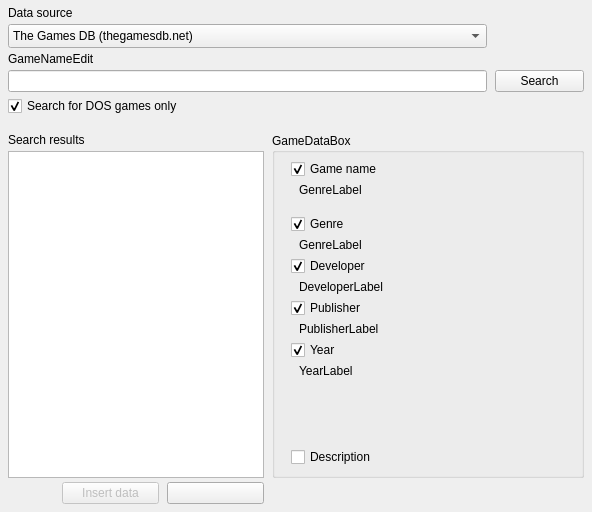
<?xml version="1.0" encoding="UTF-8"?>
<ui version="4.0">
  <class>DataReaderForm</class>
  <widget class="QDialog" name="DataReaderForm">
    <property name="geometry"><rect><x>0</x><y>0</y><width>592</width><height>494</height></rect></property>
    <property name="windowTitle"><string>DataReaderForm</string></property>
    <property name="vclPosition" stdset="0"><string notr="true">poOwnerFormCenter</string></property>
    <property name="vclBorderIcons" stdset="0"><string notr="true">biSystemMenu,biMaximize</string></property>
    <property name="vclKeyPreview" stdset="0"><bool>true</bool></property>
    <property name="vclMinWidth" stdset="0"><number>600</number></property>
    <property name="vclMinHeight" stdset="0"><number>532</number></property>
    <property name="vclDesignWidth" stdset="0"><number>592</number></property>
    <property name="vclDesignHeight" stdset="0"><number>494</number></property>
    <layout class="QVBoxLayout" name="DataReaderForm_Layout" stretch="0,0,1">
      <property name="leftMargin"><number>8</number></property>
      <property name="topMargin"><number>6</number></property>
      <property name="rightMargin"><number>8</number></property>
      <property name="bottomMargin"><number>8</number></property>
      <property name="spacing"><number>0</number></property>
      <item>
        <layout class="QGridLayout" name="DataReaderForm_Section1" columnstretch="0,1,0">
          <property name="leftMargin"><number>0</number></property>
          <property name="topMargin"><number>0</number></property>
          <property name="rightMargin"><number>0</number></property>
          <property name="bottomMargin"><number>0</number></property>
          <property name="horizontalSpacing"><number>8</number></property>
          <property name="verticalSpacing"><number>4</number></property>
          <item row="0" column="0" colspan="2">
            <widget class="QLabel" name="SourceLabel">
              <property name="text"><string>Data source</string></property>
              <property name="textFormat"><enum>Qt::PlainText</enum></property>
              <property name="alignment"><set>Qt::AlignLeft|Qt::AlignTop</set></property>
              <property name="vclFocusControl" stdset="0"><string notr="true">SourceComboBox</string></property>
            </widget>
          </item>
          <item row="1" column="0" colspan="2">
            <widget class="QComboBox" name="SourceComboBox">
              <property name="editable"><bool>false</bool></property>
              <property name="maxVisibleItems"><number>8</number></property>
              <item>
                <property name="text"><string>The Games DB (thegamesdb.net)</string></property>
              </item>
              <item>
                <property name="text"><string>Moby Games (www.mobygames.com)</string></property>
              </item>
              <property name="currentIndex"><number>0</number></property>
              <property name="sizeAdjustPolicy"><enum>QComboBox::AdjustToMinimumContentsLengthWithIcon</enum></property>
              <property name="minimumContentsLength"><number>10</number></property>
            </widget>
          </item>
          <item row="2" column="0" colspan="2">
            <widget class="QLabel" name="GameNameEdit_EditLabel">
              <property name="text"><string>GameNameEdit</string></property>
              <property name="textFormat"><enum>Qt::PlainText</enum></property>
              <property name="vclFocusControl" stdset="0"><string notr="true">GameNameEdit</string></property>
              <property name="vclLabeledEditOf" stdset="0"><string notr="true">GameNameEdit</string></property>
            </widget>
          </item>
          <item row="3" column="0" colspan="2">
            <widget class="QLineEdit" name="GameNameEdit">
      </widget>
          </item>
          <item row="3" column="2" alignment="Qt::AlignRight">
            <widget class="QPushButton" name="SearchButton">
              <property name="text"><string>Search</string></property>
              <property name="icon"><iconset resource="../../resources/dfend.qrc"><normaloff>:/glyphs/0604c54cc06c5a09.png</normaloff></iconset></property>
              <property name="autoDefault"><bool>false</bool></property>
              <property name="vclOnClick" stdset="0"><string notr="true">SearchButtonClick</string></property>
              <property name="minimumSize"><size><width>89</width><height>0</height></size></property>
            </widget>
          </item>
          <item row="4" column="0" colspan="2">
            <widget class="QCheckBox" name="SearchTypeCheckBox">
              <property name="text"><string>Search for DOS games only</string></property>
              <property name="checked"><bool>true</bool></property>
            </widget>
          </item>
          <item row="0" column="1">
            <spacer name="DataReaderForm_Section1_HFill">
              <property name="orientation"><enum>Qt::Horizontal</enum></property>
              <property name="sizeHint" stdset="0"><size><width>0</width><height>0</height></size></property>
            </spacer>
          </item>
        </layout>
      </item>
      <item>
        <spacer name="DataReaderForm_Gap1">
          <property name="orientation"><enum>Qt::Vertical</enum></property>
          <property name="sizeType"><enum>QSizePolicy::Fixed</enum></property>
          <property name="sizeHint" stdset="0"><size><width>0</width><height>17</height></size></property>
        </spacer>
      </item>
      <item>
        <layout class="QGridLayout" name="DataReaderForm_Section2" columnstretch="0,0,0,0,1" rowstretch="0,1,0">
          <property name="leftMargin"><number>0</number></property>
          <property name="topMargin"><number>0</number></property>
          <property name="rightMargin"><number>0</number></property>
          <property name="bottomMargin"><number>0</number></property>
          <property name="horizontalSpacing"><number>8</number></property>
          <property name="verticalSpacing"><number>4</number></property>
          <item row="0" column="0" colspan="2">
            <widget class="QLabel" name="SearchResultsLabel">
              <property name="text"><string>Search results</string></property>
              <property name="textFormat"><enum>Qt::PlainText</enum></property>
              <property name="alignment"><set>Qt::AlignLeft|Qt::AlignTop</set></property>
            </widget>
          </item>
          <item row="0" column="3" rowspan="2" colspan="2">
            <widget class="QGroupBox" name="GameDataBox">
              <property name="title"><string>GameDataBox</string></property>
              <property name="minimumSize"><size><width>0</width><height>0</height></size></property>
              <layout class="QVBoxLayout" name="GameDataBox_Layout" stretch="0,0,0,0,0,1">
                <property name="leftMargin"><number>16</number></property>
                <property name="topMargin"><number>6</number></property>
                <property name="rightMargin"><number>12</number></property>
                <property name="bottomMargin"><number>8</number></property>
                <property name="spacing"><number>0</number></property>
                <item>
                  <layout class="QGridLayout" name="GameDataBox_Section1" columnstretch="0,0,1">
                    <property name="leftMargin"><number>0</number></property>
                    <property name="topMargin"><number>0</number></property>
                    <property name="rightMargin"><number>0</number></property>
                    <property name="bottomMargin"><number>0</number></property>
                    <property name="horizontalSpacing"><number>8</number></property>
                    <property name="verticalSpacing"><number>4</number></property>
                    <item row="0" column="0" colspan="3">
                      <widget class="QCheckBox" name="NameCheckBox">
                        <property name="text"><string>Game name</string></property>
                        <property name="checked"><bool>true</bool></property>
                      </widget>
                    </item>
                    <item row="1" column="1" colspan="2">
                      <widget class="QLabel" name="NameLabel">
                        <property name="text"><string>GenreLabel</string></property>
                        <property name="textFormat"><enum>Qt::PlainText</enum></property>
                        <property name="alignment"><set>Qt::AlignLeft|Qt::AlignTop</set></property>
                      </widget>
                    </item>
                    <item row="0" column="2">
                      <spacer name="GameDataBox_Section1_HFill">
                        <property name="orientation"><enum>Qt::Horizontal</enum></property>
                        <property name="sizeHint" stdset="0"><size><width>0</width><height>0</height></size></property>
                      </spacer>
                    </item>
                  </layout>
                </item>
                <item>
                  <spacer name="GameDataBox_Gap1">
                    <property name="orientation"><enum>Qt::Vertical</enum></property>
                    <property name="sizeType"><enum>QSizePolicy::Fixed</enum></property>
                    <property name="sizeHint" stdset="0"><size><width>0</width><height>17</height></size></property>
                  </spacer>
                </item>
                <item>
                  <layout class="QGridLayout" name="GameDataBox_Section2" columnstretch="0,0,1">
                    <property name="leftMargin"><number>0</number></property>
                    <property name="topMargin"><number>0</number></property>
                    <property name="rightMargin"><number>0</number></property>
                    <property name="bottomMargin"><number>0</number></property>
                    <property name="horizontalSpacing"><number>8</number></property>
                    <property name="verticalSpacing"><number>4</number></property>
                    <item row="0" column="0" colspan="3">
                      <widget class="QCheckBox" name="GenreCheckBox">
                        <property name="text"><string>Genre</string></property>
                        <property name="checked"><bool>true</bool></property>
                      </widget>
                    </item>
                    <item row="1" column="1" colspan="2">
                      <widget class="QLabel" name="GenreLabel">
                        <property name="text"><string>GenreLabel</string></property>
                        <property name="textFormat"><enum>Qt::PlainText</enum></property>
                        <property name="alignment"><set>Qt::AlignLeft|Qt::AlignTop</set></property>
                      </widget>
                    </item>
                    <item row="2" column="0" colspan="3">
                      <widget class="QCheckBox" name="DeveloperCheckBox">
                        <property name="text"><string>Developer</string></property>
                        <property name="checked"><bool>true</bool></property>
                      </widget>
                    </item>
                    <item row="3" column="1" colspan="2">
                      <widget class="QLabel" name="DeveloperLabel">
                        <property name="text"><string>DeveloperLabel</string></property>
                        <property name="textFormat"><enum>Qt::PlainText</enum></property>
                        <property name="alignment"><set>Qt::AlignLeft|Qt::AlignTop</set></property>
                      </widget>
                    </item>
                    <item row="4" column="0" colspan="3">
                      <widget class="QCheckBox" name="PublisherCheckBox">
                        <property name="text"><string>Publisher</string></property>
                        <property name="checked"><bool>true</bool></property>
                      </widget>
                    </item>
                    <item row="5" column="1" colspan="2">
                      <widget class="QLabel" name="PublisherLabel">
                        <property name="text"><string>PublisherLabel</string></property>
                        <property name="textFormat"><enum>Qt::PlainText</enum></property>
                        <property name="alignment"><set>Qt::AlignLeft|Qt::AlignTop</set></property>
                      </widget>
                    </item>
                    <item row="6" column="0" colspan="3">
                      <widget class="QCheckBox" name="YearCheckBox">
                        <property name="text"><string>Year</string></property>
                        <property name="checked"><bool>true</bool></property>
                      </widget>
                    </item>
                    <item row="7" column="1" colspan="2">
                      <widget class="QLabel" name="YearLabel">
                        <property name="text"><string>YearLabel</string></property>
                        <property name="textFormat"><enum>Qt::PlainText</enum></property>
                        <property name="alignment"><set>Qt::AlignLeft|Qt::AlignTop</set></property>
                      </widget>
                    </item>
                    <item row="0" column="2">
                      <spacer name="GameDataBox_Section2_HFill">
                        <property name="orientation"><enum>Qt::Horizontal</enum></property>
                        <property name="sizeHint" stdset="0"><size><width>0</width><height>0</height></size></property>
                      </spacer>
                    </item>
                  </layout>
                </item>
                <item>
                  <spacer name="GameDataBox_Gap2">
                    <property name="orientation"><enum>Qt::Vertical</enum></property>
                    <property name="sizeType"><enum>QSizePolicy::Fixed</enum></property>
                    <property name="sizeHint" stdset="0"><size><width>0</width><height>69</height></size></property>
                  </spacer>
                </item>
                <item>
                  <layout class="QGridLayout" name="GameDataBox_Section3" columnstretch="0,1">
                    <property name="leftMargin"><number>0</number></property>
                    <property name="topMargin"><number>0</number></property>
                    <property name="rightMargin"><number>0</number></property>
                    <property name="bottomMargin"><number>0</number></property>
                    <property name="horizontalSpacing"><number>8</number></property>
                    <property name="verticalSpacing"><number>4</number></property>
                    <item row="0" column="0" colspan="2">
                      <widget class="QCheckBox" name="DescriptionCheckBox">
                        <property name="text"><string>Description</string></property>
                      </widget>
                    </item>
                    <item row="0" column="1">
                      <spacer name="GameDataBox_Section3_HFill">
                        <property name="orientation"><enum>Qt::Horizontal</enum></property>
                        <property name="sizeHint" stdset="0"><size><width>0</width><height>0</height></size></property>
                      </spacer>
                    </item>
                  </layout>
                </item>
                <item>
                  <spacer name="GameDataBox_VFill">
                    <property name="orientation"><enum>Qt::Vertical</enum></property>
                    <property name="sizeHint" stdset="0"><size><width>0</width><height>0</height></size></property>
                  </spacer>
                </item>
              </layout>
            </widget>
          </item>
          <item row="1" column="0" colspan="3" alignment="Qt::AlignLeft">
            <widget class="QListWidget" name="ListBox">
              <property name="minimumSize"><size><width>201</width><height>0</height></size></property>
            </widget>
          </item>
          <item row="2" column="1" alignment="Qt::AlignLeft">
            <widget class="QPushButton" name="InsertButton">
              <property name="enabled"><bool>false</bool></property>
              <property name="text"><string>Insert data</string></property>
              <property name="icon"><iconset resource="../../resources/dfend.qrc"><normaloff>:/glyphs/e14ef6f791580315.png</normaloff></iconset></property>
              <property name="autoDefault"><bool>false</bool></property>
              <property name="vclModalResult" stdset="0"><string notr="true">mrOk</string></property>
              <property name="vclOnClick" stdset="0"><string notr="true">InsertButtonClick</string></property>
              <property name="minimumSize"><size><width>97</width><height>0</height></size></property>
            </widget>
          </item>
          <item row="2" column="2" alignment="Qt::AlignLeft">
            <widget class="QPushButton" name="CancelButton">
              <property name="text"><string /></property>
              <property name="autoDefault"><bool>false</bool></property>
              <property name="vclKind" stdset="0"><string notr="true">bkCancel</string></property>
              <property name="vclCancel" stdset="0"><bool>true</bool></property>
              <property name="vclModalResult" stdset="0"><string notr="true">mrCancel</string></property>
              <property name="minimumSize"><size><width>97</width><height>0</height></size></property>
            </widget>
          </item>
          <item row="0" column="4">
            <spacer name="DataReaderForm_Section2_HFill">
              <property name="orientation"><enum>Qt::Horizontal</enum></property>
              <property name="sizeHint" stdset="0"><size><width>0</width><height>0</height></size></property>
            </spacer>
          </item>
        </layout>
      </item>
    </layout>
  </widget>
  <tabstops>
    <tabstop>SourceComboBox</tabstop>
    <tabstop>GameNameEdit</tabstop>
    <tabstop>SearchButton</tabstop>
    <tabstop>ListBox</tabstop>
    <tabstop>NameCheckBox</tabstop>
    <tabstop>GenreCheckBox</tabstop>
    <tabstop>DeveloperCheckBox</tabstop>
    <tabstop>PublisherCheckBox</tabstop>
    <tabstop>YearCheckBox</tabstop>
    <tabstop>DescriptionCheckBox</tabstop>
    <tabstop>InsertButton</tabstop>
    <tabstop>CancelButton</tabstop>
    <tabstop>SearchTypeCheckBox</tabstop>
  </tabstops>
  <resources>
    <include location="../../resources/dfend.qrc" />
  </resources>
  <connections />
</ui>
